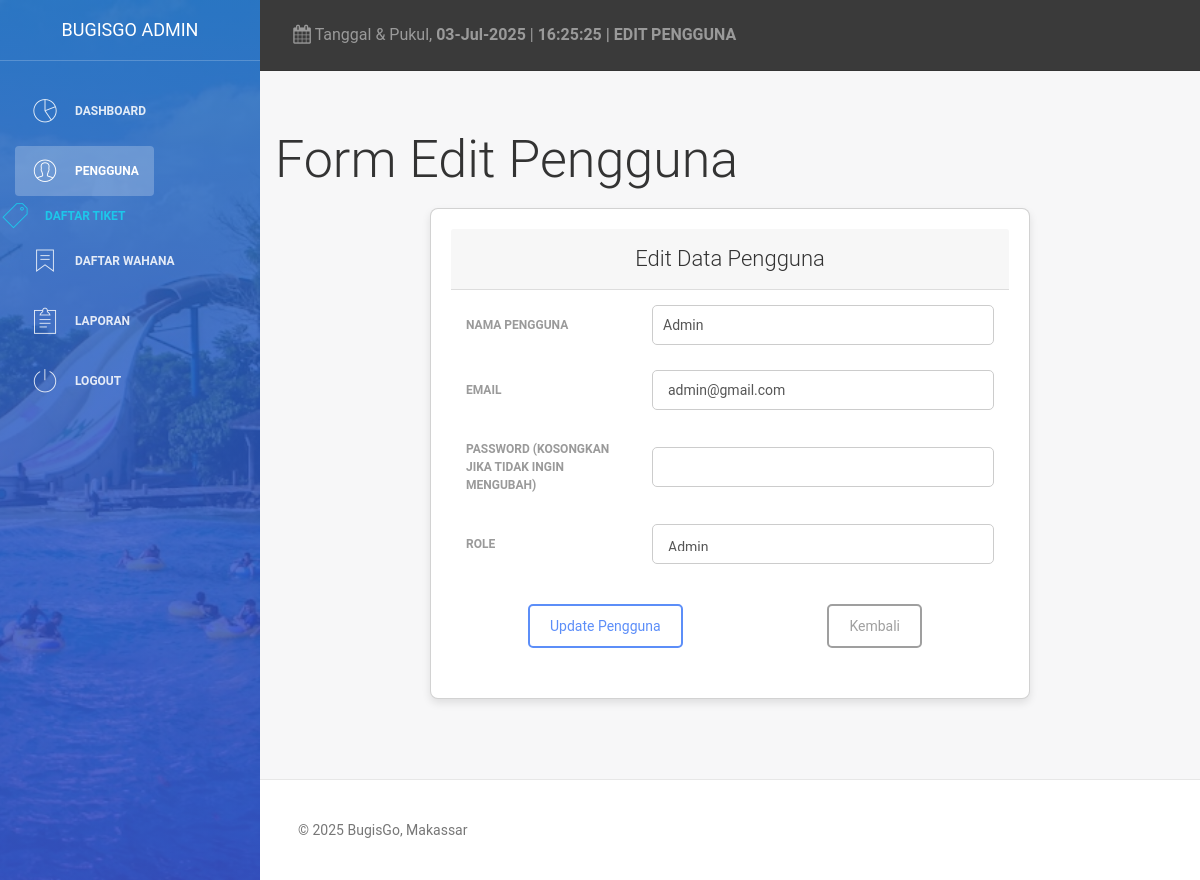
The page /admin/edit_pengguna.php?userID=1 (signed in) on the database its author committed.
### tables this page shows
CREATE TABLE `users` (
  `userID` int(11) NOT NULL,
  `nama` varchar(100) NOT NULL,
  `email` varchar(100) NOT NULL,
  `password` varchar(255) NOT NULL,
  `role` enum('admin','pengunjung','pengelola') NOT NULL
);

### admin/edit_pengguna.php (the view, shortened to what this page needs)
<?php
include('koneksi.php');
if (isset($_GET['userID'])) {
    $userID = $_GET['userID'];
    $query = "SELECT * FROM users WHERE userID = $userID";
    $result = $conn->query($query);
    if ($result && $result->num_rows > 0) {
        $user = $result->fetch_assoc();
    } else {
        echo "<script>alert('Pengguna tidak ditemukan!'); window.location.href = 'pengguna.php';</script>";
        exit;
    }
} else {
    header("Location: pengguna.php");
    exit;
}
?>
<!DOCTYPE html>
<html lang="id">
<head>
    <link rel="stylesheet" href="assets/css/dashboard.css">
    <link href="https://cdn.jsdelivr.net/npm/bootstrap@5.3.0-alpha1/dist/css/bootstrap.min.css" rel="stylesheet" />
    <link href="assets/css/bootstrap.min.css" rel="stylesheet" />
    <link href="assets/css/animate.min.css" rel="stylesheet" />
    <link href="assets/css/light-bootstrap-dashboard.css?v=1.4.0" rel="stylesheet" />
    <link href="assets/css/demo.css" rel="stylesheet" />
    <link href="http://maxcdn.bootstrapcdn.com/font-awesome/4.2.0/css/font-awesome.min.css" rel="stylesheet">
    <link href='assets/fonts/Pe-icon-7-stroke' rel='stylesheet' type='text/css'>
    <link href="assets/css/pe-icon-7-stroke.css" rel="stylesheet" />
</head>
<body>
<div class="wrapper">
     <div class="sidebar" data-color="blue" data-image="images/bugisgo.jpg">
        <div class="sidebar-wrapper">
            <div class="logo">
                <a href="admin_dashboard.php" class="simple-text">
                    BugisGo Admin
                </a>
            </div>
            <ul class="nav">
                <?php if ($_SESSION['role'] == 'admin') { ?>
                    <li>
                        <a href="admin_dashboard.php">
                            <i class="pe-7s-graph"></i>
                            <p>Dashboard</p>
                        </a>
                    </li>
                    <li>
                    <li class="active">
                        <a href="user.php">
                            <i class="pe-7s-user"></i>
                            <p>Pengguna</p>
                        </a>
                    </li>
                        <a href="daftar_tiket.php">
                            <i class="pe-7s-ticket"></i>
                            <p>Daftar Tiket</p>
                        </a>
                    </li>
                    <li>
                        <a href="wahana.php">
                            <i class="pe-7s-ribbon"></i>
                            <p>Daftar Wahana</p>
                        </a>
                    </li>
                    <li>
                        <a href="laporan.php">
                            <i class="pe-7s-note2"></i>
                            <p>Laporan</p>
                        </a>
                    </li>
                <?php } ?>
                <li>
                    <a href="logout.php">
                        <i class="pe-7s-power"></i>
                        <p>Logout</p>
                    </a>
                </li>
            </ul>
        </div>
    </div>
        <div class="main-panel">
            <nav class="navbar navbar-default navbar-fixed">
                <div class="container-fluid">
                    <div class="collapse navbar-collapse">
                        <ul class="nav navbar-nav navbar-left">
                            <li>
                                <a href="#">
                                    <i class="fa fa-calendar"></i>
                                    <?php
                                    $tanggal = mktime(date("m"), date("d"), date("Y"));
                                    echo "Tanggal & Pukul, <b>" . date("d-M-Y", $tanggal) . "</b> ";
                                    $jam = date("H:i:s");
                                    echo "| <b>" . $jam . " | EDIT PENGGUNA</b>";
                                    ?>
                                </a>
                            </li>
                        </ul>
                    </div>
                </div>
            </nav>
            <div class="content">
                <div class="container-fluid">
                    <h1 class="mb-4">Form Edit Pengguna</h1>
                    <form action="proses/proses_edit_pengguna.php" method="POST">
                        <div class="card">
                            <div class="card-header">
                                <h4 class="title">Edit Data Pengguna</h4>
                            </div>
                            <div class="card-body">
                                <div class="form-group row">
                                    <label for="nama" class="col-md-4 col-form-label">Nama Pengguna</label>
                                    <div class="col-md-8">
                                        <input type="text" class="form-control" id="nama" name="nama" value="<?php echo $user['nama']; ?>" required>
                                    </div>
                                </div>
                                <div class="form-group row">
                                    <label for="email" class="col-md-4 col-form-label">Email</label>
                                    <div class="col-md-8">
                                        <input type="email" class="form-control" id="email" name="email" value="<?php echo $user['email']; ?>" required>
                                    </div>
                                </div>
                                <div class="form-group row">
                                    <label for="password" class="col-md-4 col-form-label">Password (Kosongkan jika tidak ingin mengubah)</label>
                                    <div class="col-md-8">
                                        <input type="password" class="form-control" id="password" name="password">
                                    </div>
                                </div>
                                <div class="form-group row">
                                    <label for="role" class="col-md-4 col-form-label">Role</label>
                                    <div class="col-md-8">
                                        <select name="role" class="form-control" required>
                                            <option value="admin" <?php echo $user['role'] == 'admin' ? 'selected' : ''; ?>>Admin</option>
                                        </select>
                                    </div>
                                </div>
                                <div class="form-group row justify-content-between">
                                    <div class="col-md-4">
                                        <button type="submit" name="update_pengguna" class="btn btn-primary">Update Pengguna</button>
                                    </div>
                                    <div class="col-md-4 text-right">
                                        <a href="user.php" class="btn btn-secondary">Kembali</a>
                                    </div>
                                </div>
                            </div>
                        </div>
                    </form>
                </div>
            </div>
            <footer class="footer">
                <div class="container-fluid">
                    <p class="copyright pull-left">&copy; <script>document.write(new Date().getFullYear())</script> BugisGo, Makassar</p>
                </div>
            </footer>
        </div>
    </div>
</body>
</html>

### admin/assets/css/dashboard.css (style rules this page uses)
body, .container-fluid { padding: 0; margin: 0; }
.card { margin-bottom: 20px; border-radius: 8px; }
.sidebar { position: fixed; top: 0; bottom: 0; right: auto; left: 0; width: 260px; display: block; z-index: 1; color: #fff; font-weight: 200; background-size: cover; background-position: center center; }
.sidebar .sidebar-wrapper { position: relative; max-height: calc(100vh - 75px); min-height: 100%; overflow: auto; width: 260px; z-index: 4; padding-bottom: 100px; }
.sidebar .logo { padding: 10px 15px; border-bottom: 1px solid rgba(255, 255, 255, 0.2); }
.sidebar .logo .simple-text { text-transform: uppercase; padding: 5px 0px; display: block; font-size: 18px; color: #FFFFFF; text-align: center; font-weight: 400; line-height: 30px; }
.sidebar .nav { margin-top: 20px; float: none; }
.sidebar .nav li > a { color: #FFFFFF; margin: 5px 15px; opacity: .86; border-radius: 4px; display: block; }
.sidebar .nav li.active > a { color: #FFFFFF; opacity: 1; background: rgba(255, 255, 255, 0.23); }
.sidebar .nav p { margin: 0; line-height: 30px; font-size: 12px; font-weight: 600; text-transform: uppercase; margin-left: 45px; }
.sidebar .nav i { font-size: 28px; float: left; margin-right: 15px; line-height: 30px; width: 30px; text-align: center; }
.sidebar:after, .sidebar:before { display: block; content: ""; position: absolute; width: 100%; height: 100%; top: 0; left: 0; z-index: 2; }
.sidebar:before { opacity: .33; background: #000000; }
.sidebar:after { background: #787878; background: -moz-linear-gradient(top, #787878 0%, #343434 100%); background: -webkit-gradient(linear, left top, left bottom, color-stop(0%, #787878), color-stop(100%, #343434)); background: -webkit-linear-gradient(top, #787878 0%, #343434 100%); background: -o-linear-gradient(top, #787878 0%, #343434 100%); background: -ms-linear-gradient(top, #787878 0%, #343434 100%); background: linear-gradient(to bottom, #787878 0%, #343434 100%); background-size: 150% 150%; z-index: 3; opacity: 1; }
.sidebar[data-image]:after, .sidebar.has-image:after { opacity: .77; }
.sidebar[data-color="blue"]:after { background: #1F77D0; background: -moz-linear-gradient(top, #1F77D0 0%, #533ce1 100%); background: -webkit-gradient(linear, left top, left bottom, color-stop(0%, #1F77D0), color-stop(100%, #533ce1)); background: -webkit-linear-gradient(top, #1F77D0 0%, #533ce1 100%); background: -o-linear-gradient(top, #1F77D0 0%, #533ce1 100%); background: -ms-linear-gradient(top, #1F77D0 0%, #533ce1 100%); background: linear-gradient(to bottom, #1F77D0 0%, #533ce1 100%); background-size: 150% 150%; }
.main-panel { position: relative; z-index: 2; float: right; width: calc(100% - 260px); }
.main-panel > .content { padding: 30px 15px; min-height: calc(100% - 123px); }
.main-panel > .footer { border-top: 1px solid #e7e7e7; }
.main-panel .navbar { margin-bottom: 0; }
.sidebar, .main-panel { max-height: 100%; height: 100%; -webkit-transition-property: top,bottom; transition-property: top,bottom; -webkit-transition-duration: .2s,.2s; transition-duration: .2s,.2s; -webkit-transition-timing-function: linear,linear; transition-timing-function: linear,linear; -webkit-overflow-scrolling: touch; }
footer { margin-top: 30px; text-align: center; background-color: #f1f1f1; padding: 20px; }
.navbar { background-color: #3a3a3a; color: white; }

### rows shown on the page
users: nama "Admin", email "admin@gmail.com", role "Admin"
